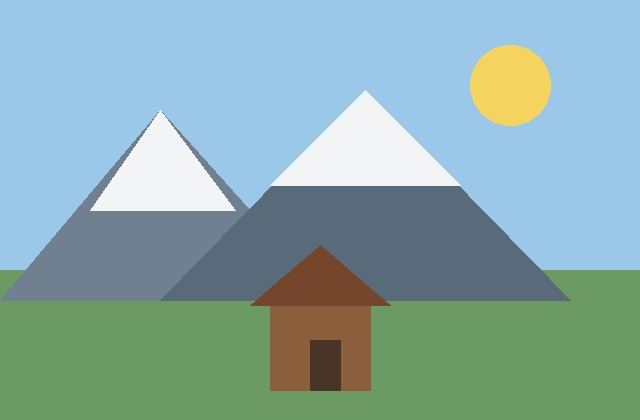
#> input picture samples/original.jpg, 640 x 420 px, found by its file name
$ python generate_variants.py
#> lines starting #> are read from the running program, lines starting #| are printed output that depends on the picture
from pathlib import Path
from PIL import Image, ImageEnhance

SOURCE = Path("samples/original.jpg")
OUTPUT_DIR = Path("samples/generated")

OUTPUT_DIR.mkdir(parents=True, exist_ok=True)

image = Image.open(SOURCE)
#> image is the input picture: PIL image 640x420 RGB; mean R, G, B 138, 170.1, 169.5

# 1. Resize
resized = image.resize(
    (image.width // 2, image.height // 2)
)
resized.save(OUTPUT_DIR / "resized.jpg", quality=90)

# 2. Strong JPEG compression
image.save(
    OUTPUT_DIR / "compressed.jpg",
    quality=20
)

# 3. Grayscale
grayscale = image.convert("L")
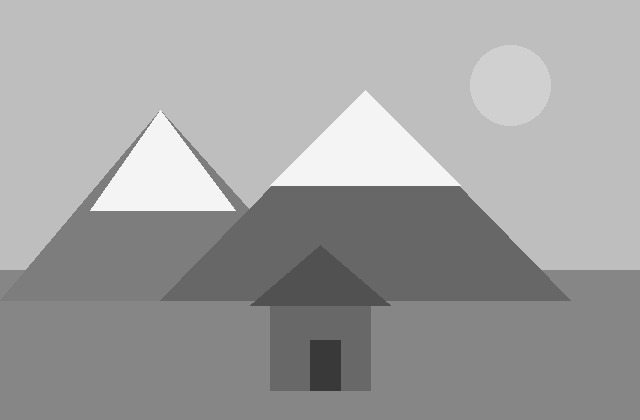
#> grayscale: PIL image 640x420 L; min 50, max 254, mean 160.4
grayscale.save(OUTPUT_DIR / "grayscale.jpg")

# 4. Brightness change
brightened = ImageEnhance.Brightness(image).enhance(1.5)
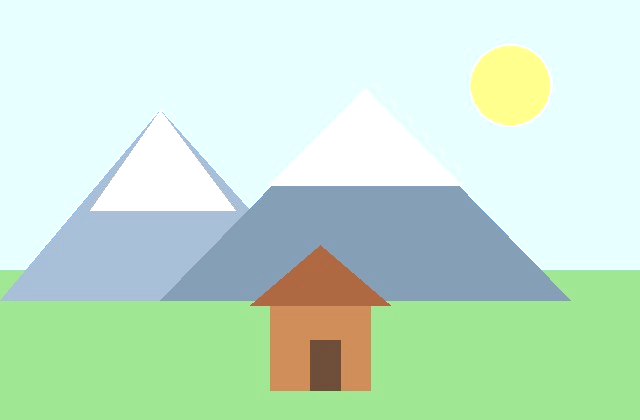
#> brightened: PIL image 640x420 RGB; mean R, G, B 197.8, 227.5, 206
brightened.save(OUTPUT_DIR / "brightened.jpg")

# 5. Contrast change
contrasted = ImageEnhance.Contrast(image).enhance(1.8)
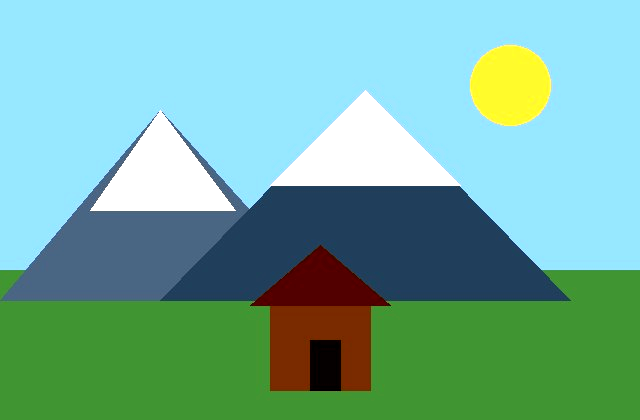
#> contrasted: PIL image 640x420 RGB; mean R, G, B 115.8, 174.7, 159.1
contrasted.save(OUTPUT_DIR / "contrasted.jpg")

# 6. Crop the edges
left = image.width // 10
#> left = 64
top = image.height // 10
#> top = 42
right = image.width - left
#> right = 576
bottom = image.height - top
#> bottom = 378

cropped = image.crop((left, top, right, bottom))
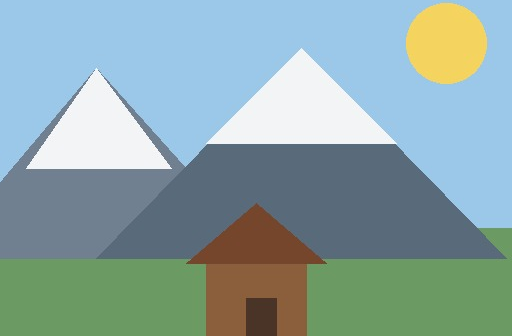
#> cropped: PIL image 512x336 RGB; mean R, G, B 139.8, 165.3, 165.8
cropped.save(OUTPUT_DIR / "cropped.jpg")

# 7. Small rotation
rotated = image.rotate(
    5,
    expand=True,
    fillcolor="white"
)
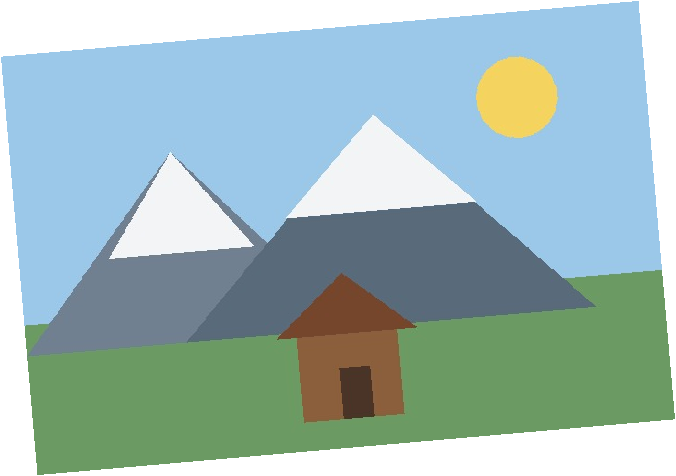
#> rotated: PIL image 676x476 RGB; mean R, G, B 157.2, 184.1, 183.5
rotated.save(OUTPUT_DIR / "rotated.jpg")

print(f"Generated {len(list(OUTPUT_DIR.glob('*.jpg')))} variants.")
print(f"Saved to: {OUTPUT_DIR}")
